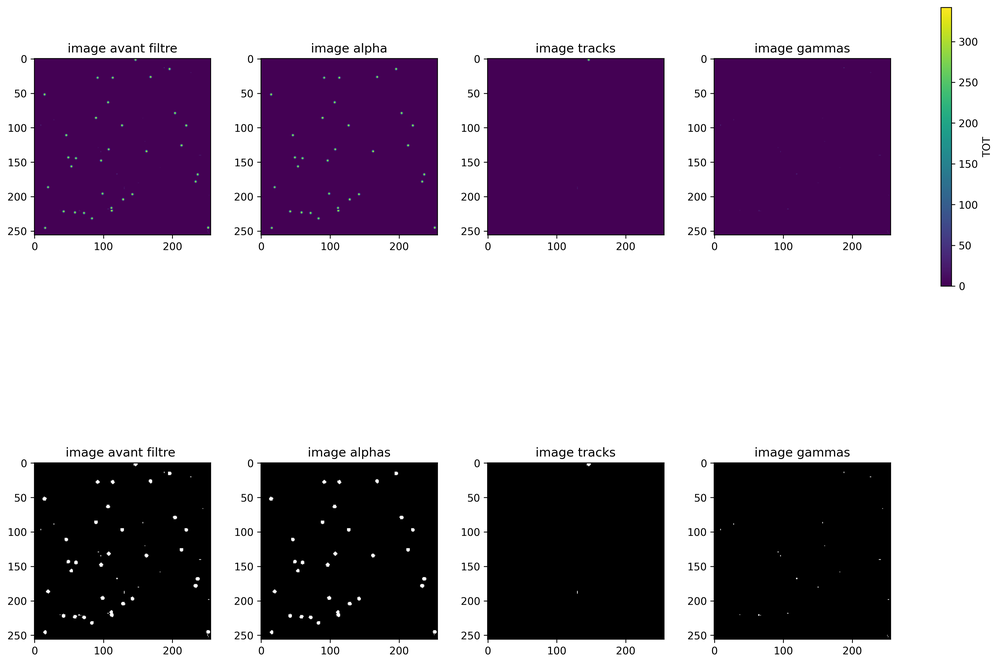
#> input picture Test_alpha_qui_passe_pour_dafuk.png, 1000 x 664 px, shrunk from 4056 x 2695 before the run
$ python -i filtres.py   (imports and definitions only)
#> lines starting #> are read from the running program, lines starting #| are printed output that depends on the picture; after the words box and inside, x2 and y2 are one past the last pixel; in counts of white or black regions, pixels touching at a corner belong together
#> further down, picture is the input picture: shape (664, 1000, 3); mean B, G, R 171.4, 156.2, 168.3
import numpy as np
import cv2 as cv


#Fonctions d'ouverures morphologiques
def ouverture(image, structure, anchor=None):
    """Perform a morphological opening on an image using the given structuring element.

    Parameters
    ----------
    image : ndarray
        Input image (will be cast to uint8).
    structure : ndarray
        Structuring element (kernel) used for the morphological operation.
    anchor : tuple, optional
        Anchor point (x, y) inside the kernel to shift the kernel center.

    Returns
    -------
    ndarray
        The opened image (uint8).
    """
    # anchor : tuple (x,y) pour positionner le centre du kernel (permet de tester plusieurs centres)
    return cv.morphologyEx(image.astype(np.uint8), cv.MORPH_OPEN, structure, anchor=anchor, borderType=cv.BORDER_REFLECT)

# [45 lines left out: functions ouverture_erode, filtre_alpha, not called in this run]

def filtre_tracks(image, falses_alphas:np.ndarray = None):
    """
    Morphological filtering to separate tracks (electrons/muons) from the image.
    Parameters
    ----------
    image : ndarray
        Input image to filter.
    falses_alphas : ndarray, optional
        Optional mask of false alphas to include in tracks.
    Returns
    -------
    tuple
        (image_without_tracks, image_tracks) as uint8 arrays.

    """
    ## Reconstruction of the false alpha matrix
    ## Reconstruction of the false alpha matrix
    if falses_alphas is not None:
        falses_alphas_image = np.zeros_like(image, dtype=np.uint8)
        # Version vectorisée : empile les listes de pixels puis indexe en masse
        try:
            # gestion si falses_alphas est vide
            if len(falses_alphas) == 0:
                stacked = np.empty((0, 2), dtype=int)
            else:
                stacked = np.vstack([np.asarray(fa) for fa in falses_alphas])
            if stacked.size:
                rows = stacked[:, 0].astype(np.intp)
                cols = stacked[:, 1].astype(np.intp)
                # sécurité bornes indices
                rows = np.clip(rows, 0, image.shape[0] - 1)
                cols = np.clip(cols, 0, image.shape[1] - 1)
                falses_alphas_image[rows, cols] = 1
        except Exception:
            # Fallback robuste si format inattendu
            for false_alpha in falses_alphas:
                for pixels in false_alpha:
                    falses_alphas_image[int(pixels[0]), int(pixels[1])] = 1
        image = np.maximum(image, falses_alphas_image)

    ## filtering of tracks
    # Kernel vertical et horizontal
    structure_verticale = np.ones((1, 4), dtype=np.uint8)
    structure_horizontale = np.ones((4, 1), dtype=np.uint8)

    # Travailler sur une image binaire dérivée de l'image d'entrée
    binary = (image > 0).astype(np.uint8)
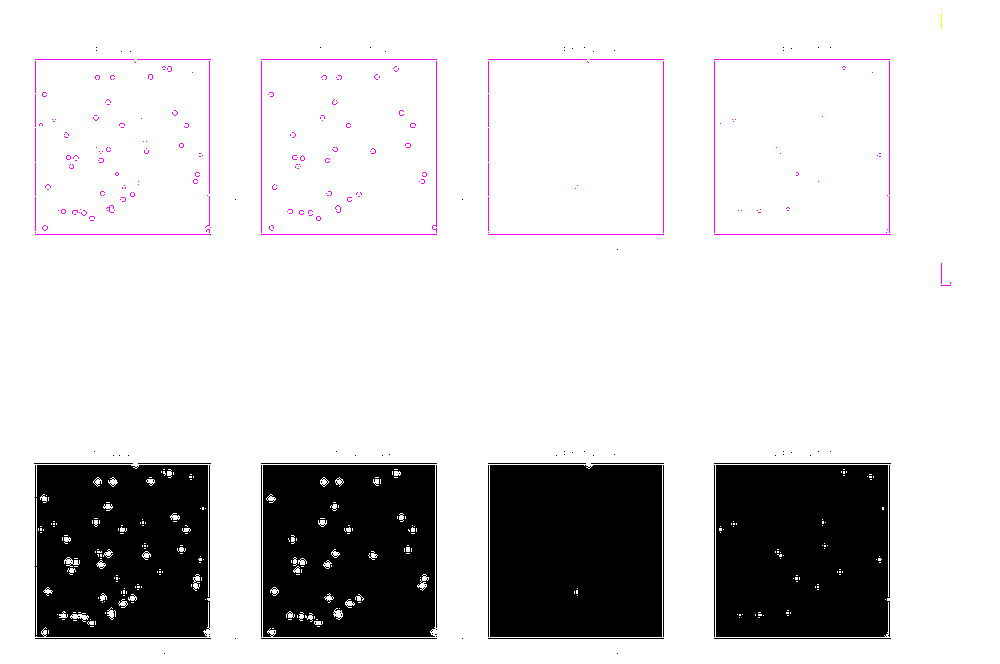
#> binary: shape (664, 1000, 3); mean B, G, R 0.822, 0.817, 0.822; drawn with 1 as white

    # Ouverture
    opened_verticale = ouverture(binary, structure=structure_verticale)
#> in ouverture, `return cv.morphologyEx(image.astype(np.uint8), cv.MORPH_OPEN, structur..`:
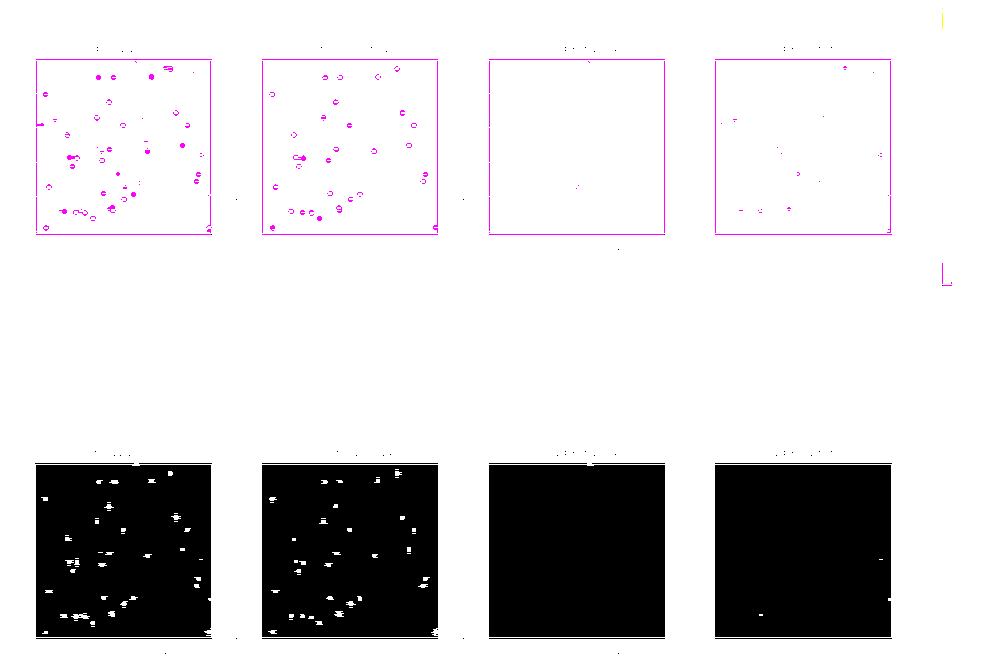
#> returned value: shape (664, 1000, 3); mean of channels 0, 1, 2 0.818, 0.812, 0.818; drawn with 1 as white
    opened_horizontale = ouverture(binary, structure=structure_horizontale)

    # Dilater les ouvertures pour retrouver les tracks selon l'orientation opposée
    dil1 = cv.dilate(opened_verticale, structure_horizontale, iterations=1)
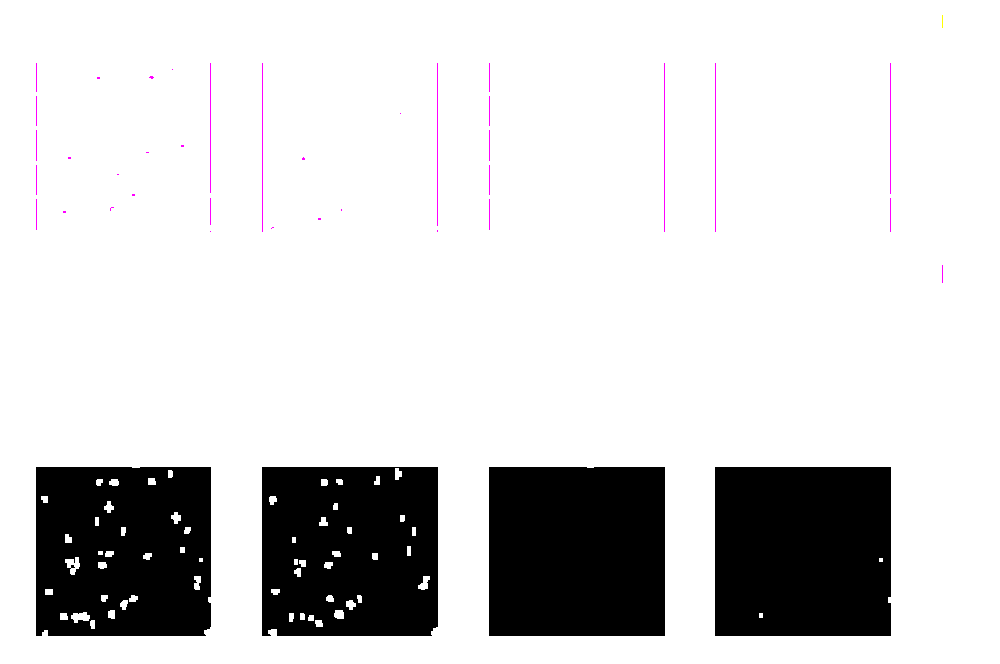
#> dil1: shape (664, 1000, 3); mean B, G, R 0.826, 0.824, 0.826; drawn with 1 as white
    dil2 = cv.dilate(opened_horizontale, structure_verticale, iterations=1)
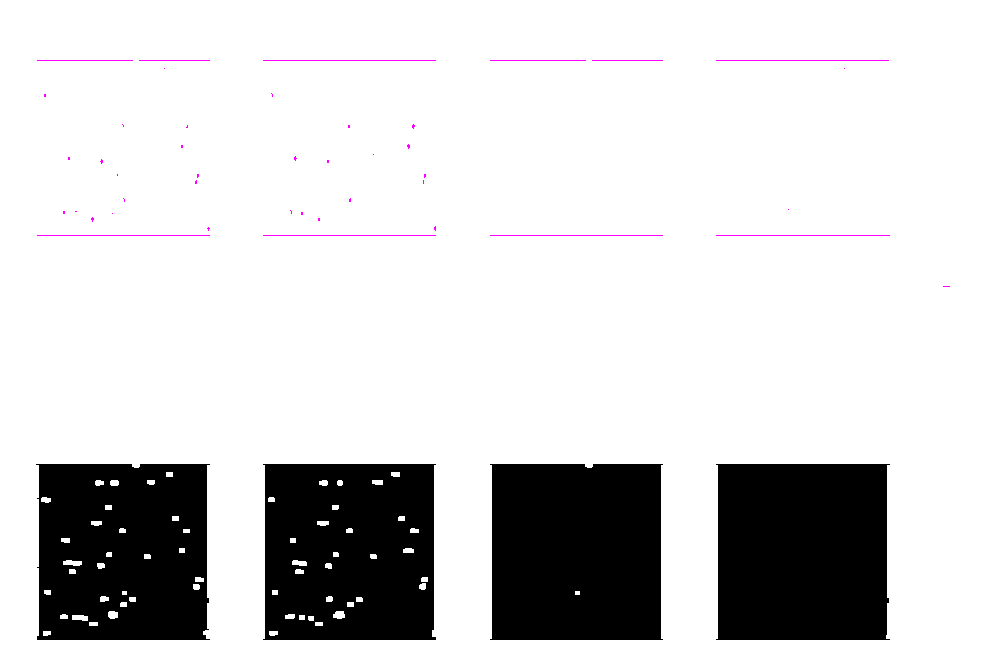
#> dil2: shape (664, 1000, 3); mean B, G, R 0.825, 0.822, 0.825; drawn with 1 as white

    mask = np.maximum(dil1, dil2).astype(np.uint8)
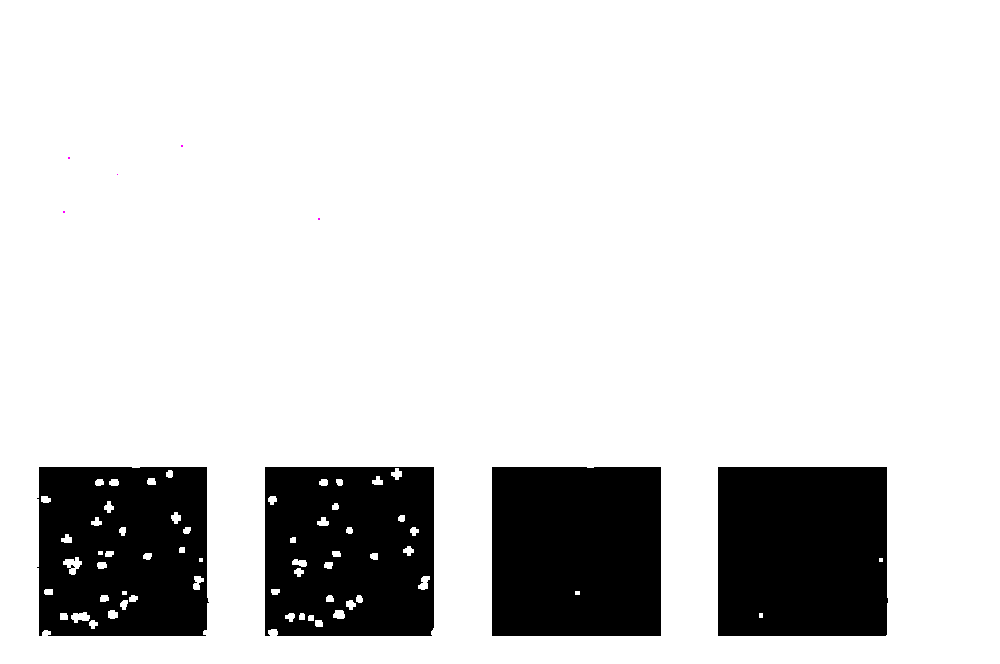
#> mask: shape (664, 1000, 3); mean B, G, R 0.834, 0.834, 0.834; drawn with 1 as white
    kernel_3x3 = cv.getStructuringElement(cv.MORPH_RECT, (3, 3))
    mask = cv.dilate(mask, kernel_3x3, iterations=1)
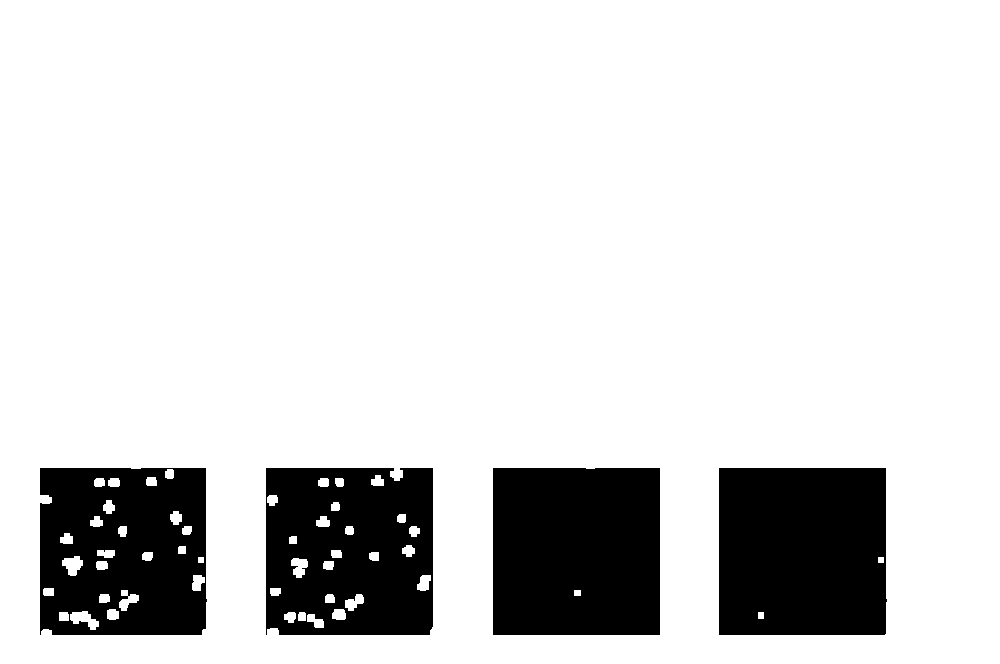
#> mask: shape (664, 1000, 3); values 0 (black) and 1 (white), 84.1% white; 4 black regions, box (x1, y1, x2, y2) and area: (493, 468, 660, 635) 27838, (719, 468, 887, 635) 27813, (266, 468, 433, 635) 25176, (40, 468, 207, 635) 24762
    # Appliquer le masque sur l'image originale (si image contient des comptes, on conserve les valeurs)
    image_tracks = image * mask
    image_without_tracks = image - image_tracks
    return image_without_tracks, image_tracks

>>> import cv2
>>> picture = cv2.imread('../../Test_alpha_qui_passe_pour_dafuk.png')
>>> result = filtre_tracks(picture)
